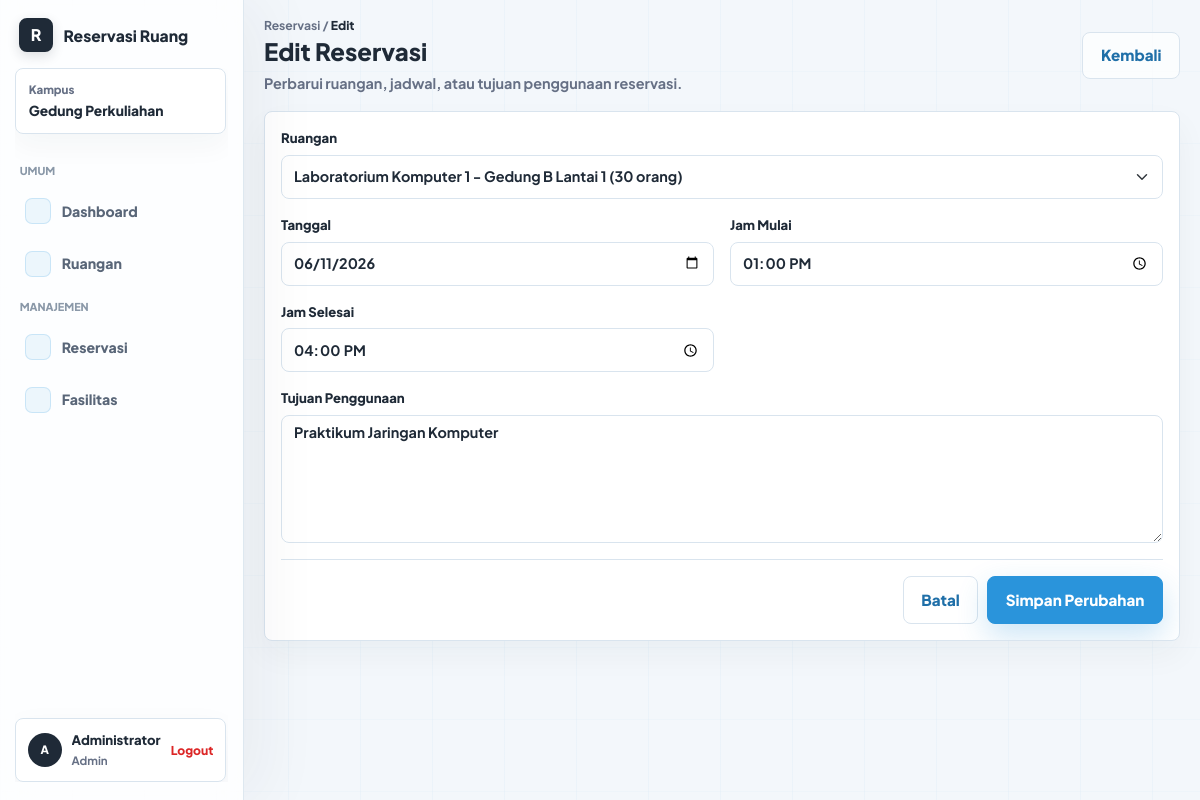
The page /pages/reservation-edit.php?id=2 (signed in) on the database its author committed.
### tables this page shows
CREATE TABLE reservations (
    id INT AUTO_INCREMENT PRIMARY KEY,
    user_id INT NOT NULL,
    room_id INT NOT NULL,
    reservation_date DATE NOT NULL,
    start_time TIME NOT NULL,
    end_time TIME NOT NULL,
    purpose VARCHAR(255) NOT NULL,
    status ENUM('pending','approved','rejected','cancelled','completed') NOT NULL DEFAULT 'pending',
    created_at TIMESTAMP DEFAULT CURRENT_TIMESTAMP,
    updated_at TIMESTAMP NULL DEFAULT NULL ON UPDATE CURRENT_TIMESTAMP,
    FOREIGN KEY (user_id) REFERENCES users(id),
    FOREIGN KEY (room_id) REFERENCES rooms(id)
);

CREATE TABLE rooms (
    id INT AUTO_INCREMENT PRIMARY KEY,
    room_name VARCHAR(100) NOT NULL,
    location VARCHAR(150) NOT NULL,
    capacity INT NOT NULL,
    description TEXT NULL,
    status ENUM('available','maintenance','unavailable') NOT NULL DEFAULT 'available',
    created_at TIMESTAMP DEFAULT CURRENT_TIMESTAMP
);

### includes/helpers.php (called while the page is built, shortened)
<?php
function e($value)
{
    return htmlspecialchars((string) $value, ENT_QUOTES, 'UTF-8');
}
function base_path()
{
    return '/uas_ppw_s2/';
}
function url($path = '')
{
    return base_path() . ltrim($path, '/');
}

### includes/room_helpers.php (called while the page is built, shortened)
<?php
function bind_params_if_needed($stmt, $types, $params)
{
    $refs = [];
    foreach ($params as $key => $value) {
        $refs[$key] = &$params[$key];
    }
    mysqli_stmt_bind_param($stmt, $types, ...$refs);
}
function fetch_one($conn, $sql, $types = '', $params = [])
{
    $stmt = mysqli_prepare($conn, $sql);
    bind_params_if_needed($stmt, $types, $params);
    mysqli_stmt_execute($stmt);
    $result = mysqli_stmt_get_result($stmt);
    return mysqli_fetch_assoc($result) ?: null;
}
function fetch_all_rows($conn, $sql, $types = '', $params = [])
{
    $stmt = mysqli_prepare($conn, $sql);
    bind_params_if_needed($stmt, $types, $params);
    mysqli_stmt_execute($stmt);
    $result = mysqli_stmt_get_result($stmt);
    return mysqli_fetch_all($result, MYSQLI_ASSOC);
}

### includes/reservation_helpers.php (called while the page is built, shortened)
<?php
require_once __DIR__ . '/room_helpers.php';
function fetch_reservation_detail($conn, $reservationId)
{
    return fetch_one(
        $conn,
        "SELECT reservations.id, reservations.user_id, reservations.room_id, reservations.reservation_date,
                reservations.start_time, reservations.end_time, reservations.purpose, reservations.status,
                reservations.duration_minutes, reservations.room_name, reservations.location,
                reservations.user_name, reservations.user_email
         FROM v_reservation_details AS reservations
         WHERE reservations.id = ?",
        'i',
        [$reservationId]
    );
}

### pages/reservation-edit.php (the view, shortened to what this page needs)
<?php
require_once __DIR__ . '/../includes/helpers.php';
require_once __DIR__ . '/../includes/reservation_helpers.php';
$reservationId = (int) ($_GET['id'] ?? 0);
$reservation = fetch_reservation_detail($conn, $reservationId);
$rooms = fetch_all_rows(
    $conn,
    "SELECT id, room_name, location, capacity
     FROM rooms
     WHERE status = 'available' OR id = ?
     ORDER BY room_name ASC",
    'i',
    [(int) $reservation['room_id']]
);
$form = [
    'room_id' => (int) $reservation['room_id'],
    'reservation_date' => $reservation['reservation_date'],
    'start_time' => substr($reservation['start_time'], 0, 5),
    'end_time' => substr($reservation['end_time'], 0, 5),
    'purpose' => $reservation['purpose'],
];
$errors = [];
require_once __DIR__ . '/../includes/header.php';
?>
<main class="dashboard-page">
    <div class="dashboard-shell">
        <header class="content-topbar">
            <div>
                <span class="dashboard-crumb">Reservasi / <strong>Edit</strong></span>
                <h1>Edit Reservasi</h1>
                <p>Perbarui ruangan, jadwal, atau tujuan penggunaan reservasi.</p>
            </div>
            <a href="<?= url('pages/reservations.php'); ?>" class="btn btn-outline-primary">Kembali</a>
        </header>
        <section class="dashboard-panel form-panel">
            <form method="post" data-validate data-reservation-form>
                <div class="form-grid">
                    <div class="form-field form-field-wide">
                        <label for="room_id">Ruangan</label>
                        <select
                            id="room_id"
                            name="room_id"
                            class="form-select <?= isset($errors['room_id']) ? 'is-invalid-lite' : ''; ?>"
                            data-required
                            data-message="Ruangan wajib dipilih."
                        >
                            <?php foreach ($rooms as $room): ?>
                                <option value="<?= e($room['id']); ?>" <?= (int) $form['room_id'] === (int) $room['id'] ? 'selected' : ''; ?>>
                                    <?= e($room['room_name']); ?> - <?= e($room['location']); ?> (<?= e($room['capacity']); ?> orang)
                                </option>
                            <?php endforeach; ?>
                        </select>
                    </div>
                    <div class="form-field">
                        <label for="reservation_date">Tanggal</label>
                        <input
                            type="date"
                            id="reservation_date"
                            name="reservation_date"
                            class="form-control <?= isset($errors['reservation_date']) ? 'is-invalid-lite' : ''; ?>"
                            value="<?= e($form['reservation_date']); ?>"
                            min="<?= e(date('Y-m-d')); ?>"
                            data-required
                            data-message="Tanggal reservasi wajib diisi."
                        >
                    </div>
                    <div class="form-field">
                        <label for="start_time">Jam Mulai</label>
                        <input
                            type="time"
                            id="start_time"
                            name="start_time"
                            class="form-control <?= isset($errors['start_time']) ? 'is-invalid-lite' : ''; ?>"
                            value="<?= e($form['start_time']); ?>"
                            data-required
                            data-message="Jam mulai wajib diisi."
                        >
                    </div>
                    <div class="form-field">
                        <label for="end_time">Jam Selesai</label>
                        <input
                            type="time"
                            id="end_time"
                            name="end_time"
                            class="form-control <?= isset($errors['end_time']) ? 'is-invalid-lite' : ''; ?>"
                            value="<?= e($form['end_time']); ?>"
                            data-required
                            data-after-field="start_time"
                            data-after-message="Jam selesai harus setelah jam mulai."
                            data-message="Jam selesai wajib diisi."
                        >
                    </div>
                    <div class="form-field form-field-wide">
                        <label for="purpose">Tujuan Penggunaan</label>
                        <textarea
                            id="purpose"
                            name="purpose"
                            class="form-control <?= isset($errors['purpose']) ? 'is-invalid-lite' : ''; ?>"
                            rows="4"
                            data-required
                            data-min-length="5"
                            data-min-message="Tujuan penggunaan minimal 5 karakter."
                            data-message="Tujuan penggunaan wajib diisi."
                        ><?= e($form['purpose']); ?></textarea>
                    </div>
                </div>
                <div class="form-actions">
                    <a href="<?= url('pages/reservations.php'); ?>" class="btn btn-outline-primary">Batal</a>
                    <button type="submit" class="btn btn-primary" data-confirm="Simpan perubahan reservasi?">Simpan Perubahan</button>
                </div>
            </form>
        </section>
    </div>
</main>
<?php require_once __DIR__ . '/../includes/footer.php'; ?>

### assets/css/style.css (style rules this page uses)
:root { --brand: #2a94db; --brand-dark: #1f6fa8; --brand-soft: #eaf6fd; --accent: #14b8a6; --warning: #f59e0b; --bg: #f6f9fc; --surface: #ffffff; --surface-subtle: #f9fbfd; --ink: #1f2a37; --muted: #667085; --border: #d9e4ee; --line: rgba(42, 148, 219, 0.16); --shadow: 0 22px 60px rgba(31, 42, 55, 0.1); }
* { box-sizing: border-box; }
body { min-height: 100vh; background: linear-gradient(90deg, rgba(42, 148, 219, 0.05) 1px, transparent 1px), linear-gradient(0deg, rgba(42, 148, 219, 0.04) 1px, transparent 1px), var(--bg); background-size: 72px 72px; color: var(--ink); font-family: "Plus Jakarta Sans", system-ui, -apple-system, BlinkMacSystemFont, "Segoe UI", sans-serif; font-size: 16px; }
a { color: var(--brand); text-decoration: none; }
.has-sidebar .dashboard-page { flex: 1; }
.btn { border-radius: 8px; font-size: 0.95rem; font-weight: 800; padding: 0.72rem 1.1rem; }
.btn-primary { background: var(--brand); border-color: var(--brand); box-shadow: 0 12px 30px rgba(42, 148, 219, 0.24); }
.btn-outline-primary { background: rgba(255, 255, 255, 0.72); border-color: var(--border); color: var(--brand-dark); }
.dashboard-page { min-height: 100vh; padding: 1rem 1.25rem 2rem; }
.dashboard-shell { margin: 0; max-width: none; width: 100%; }
.dashboard-crumb { color: var(--muted); display: block; font-size: 0.76rem; font-weight: 700; margin-bottom: 0.2rem; }
.dashboard-crumb strong { color: var(--ink); font-weight: 800; }
.dashboard-panel { background: var(--surface); border: 1px solid var(--border); border-radius: 8px; box-shadow: 0 14px 32px rgba(31, 42, 55, 0.045); overflow: hidden; }
.content-topbar { align-items: center; display: flex; gap: 1rem; justify-content: space-between; margin-bottom: 1rem; }
.content-topbar h1 { color: var(--ink); font-size: clamp(1.35rem, 2vw, 1.8rem); font-weight: 800; letter-spacing: 0; margin: 0; }
.content-topbar p { color: var(--muted); font-size: 0.9rem; font-weight: 700; line-height: 1.6; margin: 0.35rem 0 0; }
.form-panel { padding: 1rem; }
.form-grid { display: grid; gap: 1rem; grid-template-columns: repeat(2, minmax(0, 1fr)); }
.form-field { min-width: 0; }
.form-field-wide { grid-column: 1 / -1; }
.form-field label { color: var(--ink); display: block; font-size: 0.82rem; font-weight: 800; margin-bottom: 0.45rem; }
.form-field .form-control, .form-field .form-select, .room-search-form .form-control { border-color: var(--border); border-radius: 8px; color: var(--ink); font-size: 0.9rem; font-weight: 700; min-height: 44px; }
.form-field textarea.form-control { min-height: 128px; }
.form-actions { align-items: center; border-top: 1px solid var(--border); display: flex; gap: 0.55rem; justify-content: flex-end; margin-top: 1rem; padding-top: 1rem; }

### rows shown on the page
reservations: room_id "Laboratorium Komputer 1 - Gedung B Lantai 1 (30 orang)", reservation_date "06/11/2026", purpose "Praktikum Jaringan Komputer"

### other values the page prints
substr($_SESSION['user_name'] ?? 'P', 0, 1) "A"
$_SESSION['user_name'] "Administrator"
$_SESSION['role'] "Admin"
